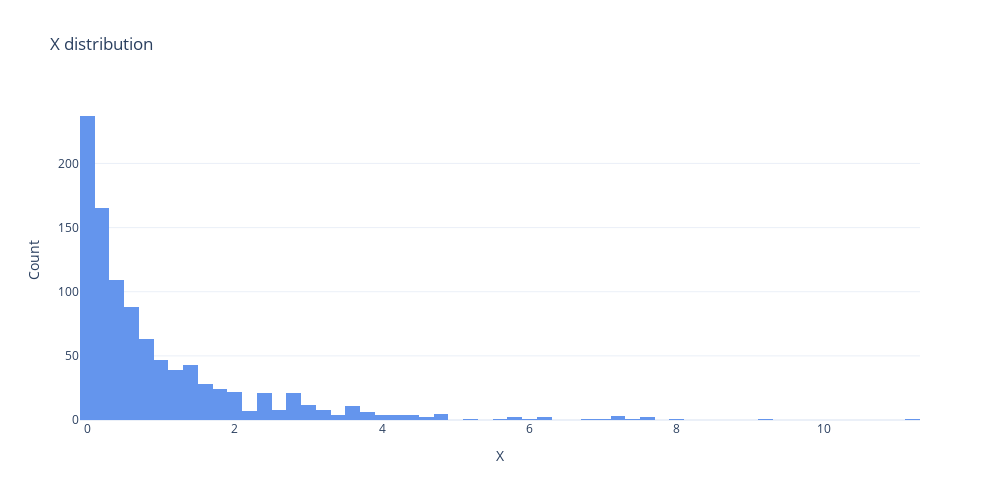

Notebook source saved alongside this figure:
### Code cell
# Distribution plot for one variable

d_plot = d_plot
val_name = "x"
bucket_size = None

fig = go.Figure()
fig.add_trace(
    go.Histogram(
        x=None if d_plot[val_name].dtype == "object" else d_plot[val_name],
        y=d_plot[val_name] if d_plot[val_name].dtype == "object" else None,
        name="",
        nbinsx=None,
        xbins=dict(size=bucket_size, start=None, end=None),
        marker=dict(color="cornflowerblue"),
    )
)
if d_plot[val_name].dtype == "object":
    fig.update_traces(hovertemplate="value: %{y}<br>count: %{x}")
else:
    fig.update_traces(hovertemplate="value: %{x}<br>count: %{y}")
fig.update_layout(
    template="plotly_white",
    width=1000,
    height=500,
    title=f"{val_name.capitalize()} distribution",
    legend_title="Legend",
    showlegend=False,
)
if d_plot[val_name].dtype == "object":
    fig.update_xaxes(title="Count", range=None, dtick=None)
    fig.update_yaxes(title=val_name.capitalize(), range=None, dtick=bucket_size)
else:
    fig.update_xaxes(title=val_name.capitalize(), range=None, dtick=bucket_size)
    fig.update_yaxes(title="Count", range=None, dtick=None)
fig.show()

### Figure 1 — Plotly figure (JSON) as saved in the notebook; plotly's stock layout.template omitted (floating-point values rounded to 4 significant figures; data arrays with more than 128 entries replaced by an {"elided": "..."} marker saying what was removed)
{"data": [{"hovertemplate": "value: %{x}<br>count: %{y}", "marker": {"color": "cornflowerblue"}, "name": "", "type": "histogram", "x": {"elided": "1000 float values"}}], "layout": {"height": 500, "legend": {"title": {"text": "Legend"}}, "showlegend": false, "title": {"text": "X distribution"}, "width": 1000, "xaxis": {"title": {"text": "X"}}, "yaxis": {"title": {"text": "Count"}}}}
